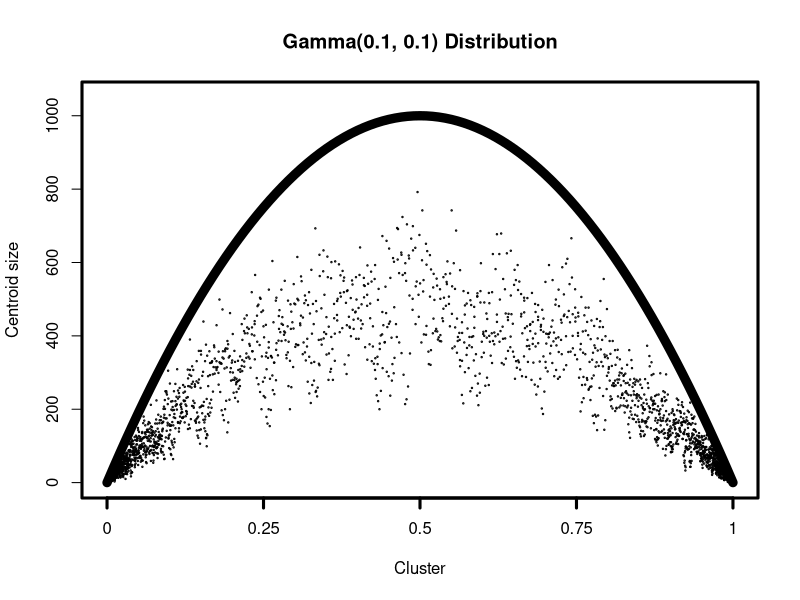
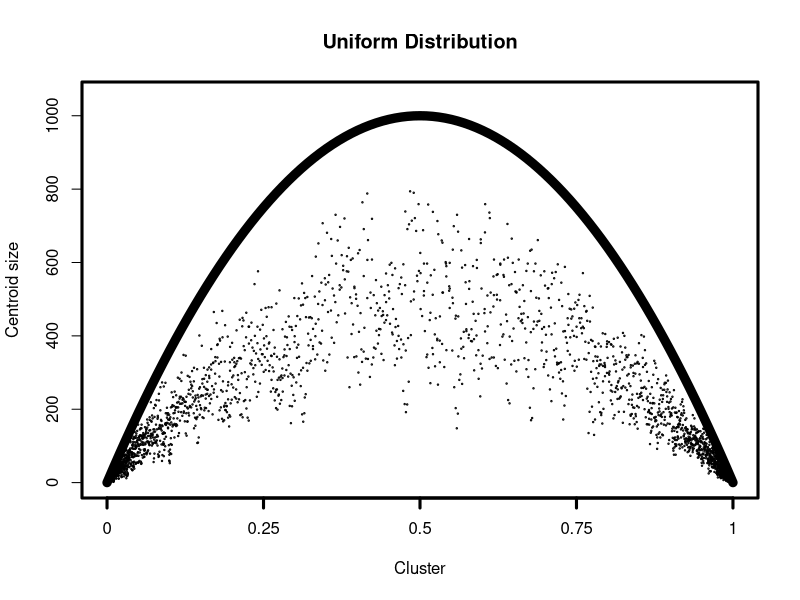
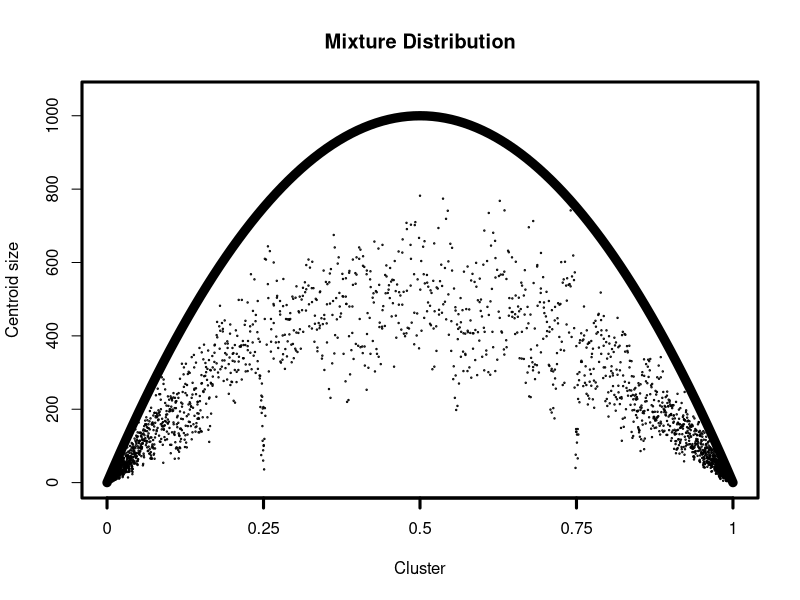

Source code (R) for these figures, in order:
png("k-approx.png", width=1800, height=1800, pointsize=72)
data = read.delim("sizes.csv")

plotGraph = function(tag, title='') {
  n = max(data[data$tag == tag, ]$i)
  i = 1:n
  n2 = n/2

  png(paste(tag, "-sizes.png", sep=''), width=1800, height=1800, pointsize=72)
  plot(actual~q, data[data$tag == tag,], cex=0.2, xaxt='n', xlim=c(0,1), ylim=c(0,1050), xlab='Cluster', ylab='Centroid size')
  title(title)
  box(lwd=3)
  axis(side=1, at=c(0,0.25, 0.5, 0.75, 1), labels=c(0.0,0.25,0.5,0.75, 1.0), lwd=3)

  q = seq(0,1,by=0.01)
  lines(q, 1000*4*q*(1-q), lwd=9)
  dev.off()
}

plotGraph("gamma", title="Gamma(0.1, 0.1) Distribution")
plotGraph("uniform", title="Uniform Distribution")
plotGraph("mixture", title="Mixture Distribution")
